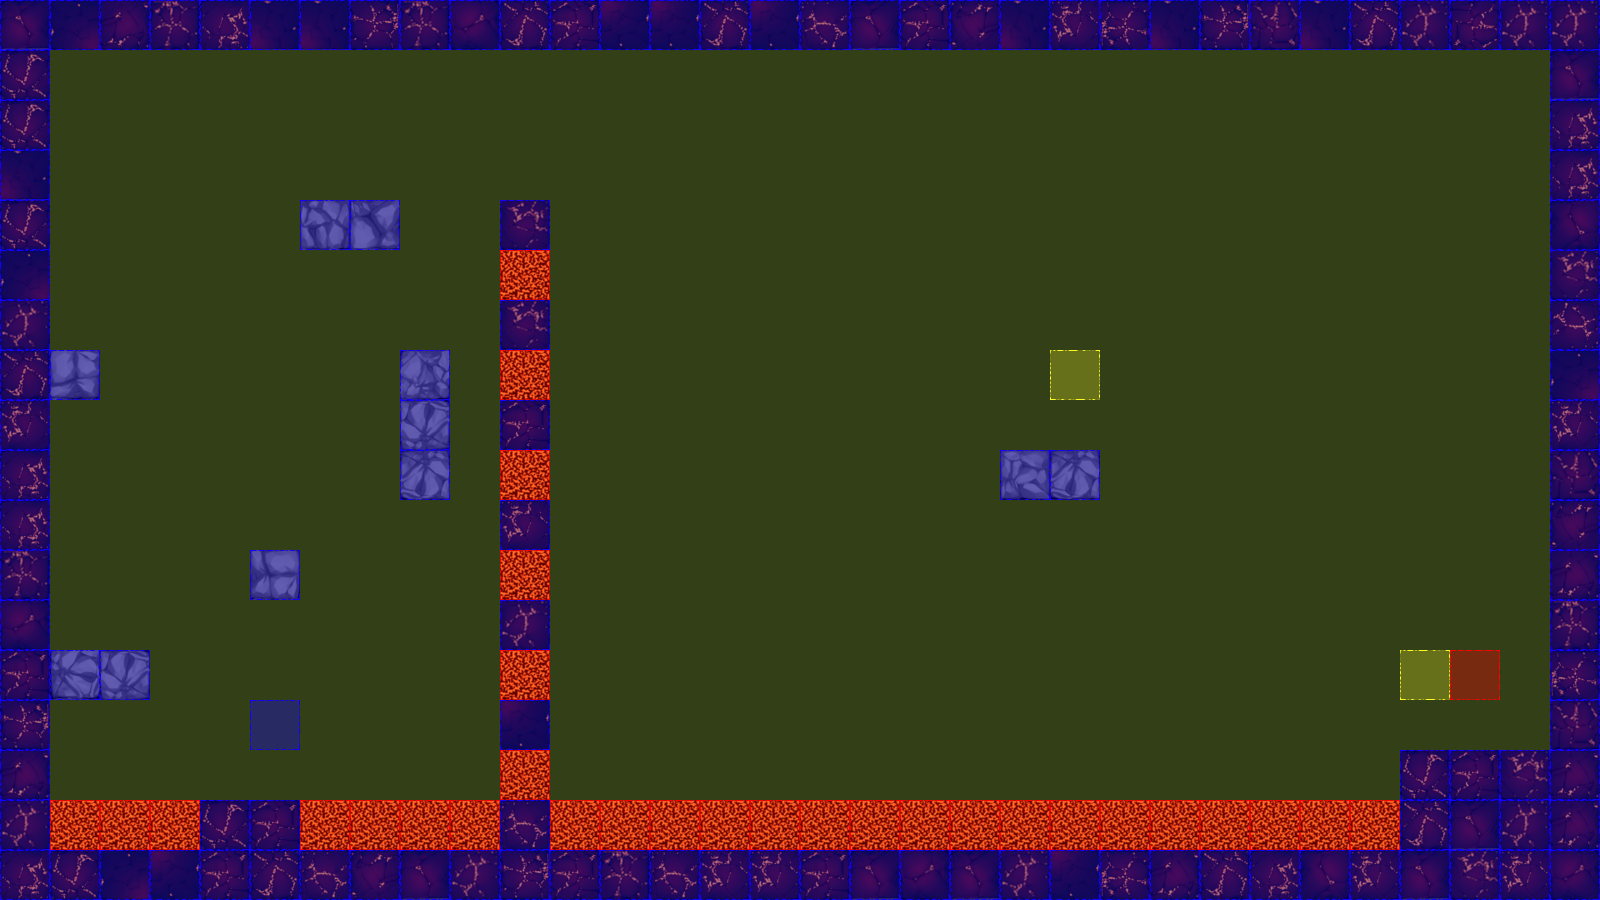

A 2D game scene composited from a Tiled map and its tileset images. What follows is a short description and the map's XML, with each tile layer's data collapsed to a summary:
An orthogonal 32x18 tile map with 50x50 px tiles, 3 tile layers (terrain, collision, event), 2 tilesets.

<map version="1.0" orientation="orthogonal" renderorder="left-up" width="32" height="18" tilewidth="50" tileheight="50" nextobjectid="3">
 <tileset firstgid="1" name="dungeonTile.png" tilewidth="50" tileheight="50" tilecount="64" columns="8">
  <image source="tiles/dungeonTile.png" width="400" height="400" />
 </tileset>
 <tileset firstgid="65" name="collisionTile" tilewidth="50" tileheight="50" tilecount="12" columns="3">
  <image source="tiles/collisionTile.png" width="150" height="200" />
 </tileset>
 <layer name="terrain" width="32" height="18">
  <data>[576 cells, 152 non-empty, 33 distinct tile ids]</data>
 </layer>
 <layer name="collision" width="32" height="18">
  <data>[576 cells, 576 non-empty, 3 distinct tile ids]</data>
 </layer>
 <layer name="event" width="32" height="18">
  <data>[576 cells, 4 non-empty, 3 distinct tile ids]</data>
 </layer>
</map>
